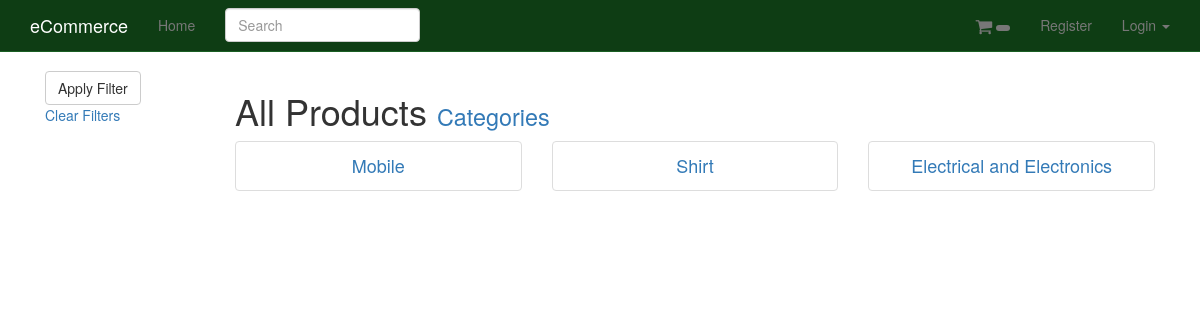
Page /categories/ on the committed database.
### products/models.py (models this page shows, shortened)
class Category(models.Model):
	title = models.CharField(max_length=120, unique=True)
	slug = models.SlugField(unique=True)
	description = models.TextField(null=True, blank=True)
	active = models.BooleanField(default=True)
	timestamp = models.DateTimeField(auto_now_add=True, auto_now=False)
	def get_absolute_url(self):
		return reverse("category_detail", kwargs={"slug": self.slug })

### products/views.py (the view)
class CategoryListView(ListView):
	model = Category
	queryset = Category.objects.all()
	template_name = "products/product_list.html"

### products/templates/products/product_list.html (shortened to what this page needs)
{% extends "base.html" %}
{% load crispy_forms_tags %}
{% block content %}
<div class='col-sm-2'>
<form method="GET" action="{% url 'products' %}">
<input type='submit' value='Apply Filter' class='btn btn-default'>
</form>
<a href="{% url 'products' %}">Clear Filters</a>
</div>
<div class='col-sm-10'>
<h1>All Products <small><a href='{% url "categories" %}'>Categories</a></small></h1>
{% if object_list.count == 0 %}
Nothing found
{% else %}
{% include "products/products.html" with object_list=object_list %}
{% endif %}
</div>
{% endblock %}

### products/templates/products/products.html (shortened to what this page needs)
<div class='row'>
{% for product in object_list %}
	<div class='col-xs-4 {{ col_class_set }}'>
	{% include "products/product_thumbnail.html" with product=product price="True" %}
	</div>
	{% if not col_class_set %}
{% cycle '' '' '</div><div class="row">' %}
{% endif %}
{% endfor %}

### products/templates/products/product_thumbnail.html (shortened to what this page needs)
<div class="thumbnail text-center">
<h4><a href='{{ product.get_absolute_url }}'>{{ product.title }}</a></h4>
</div>

### static/static_root/css/navbar-static-top.css (style rules this page uses)
body { min-height: 1000px; }

### rows in the picture
Category: title "Mobile"
Category: title "Shirt"
Category: title "Electrical and Electronics"
